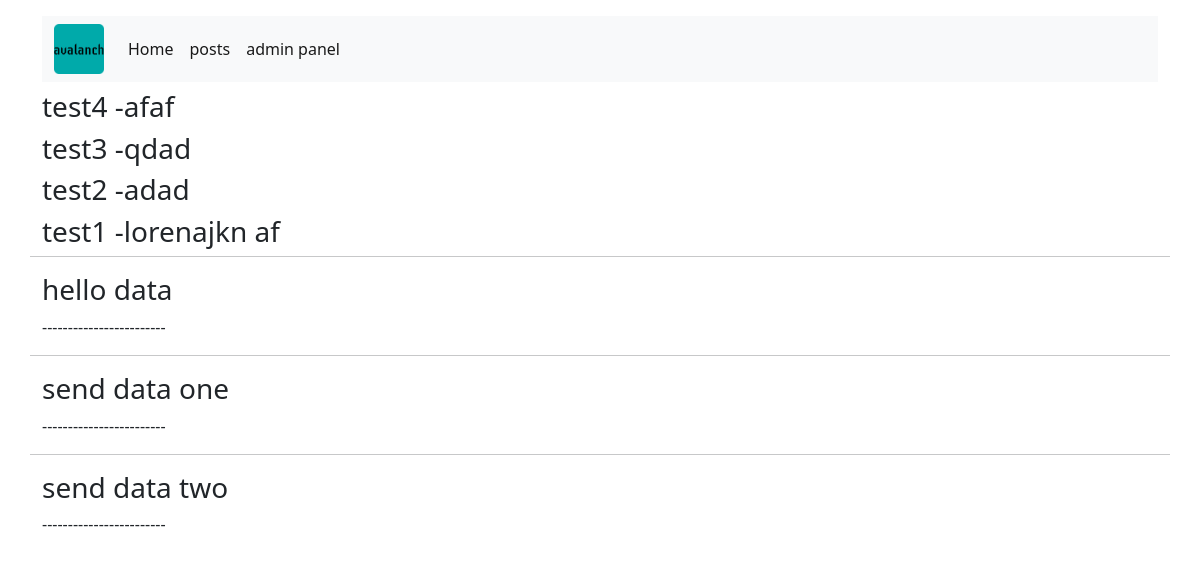
/, run on an earlier commit of the app's database.
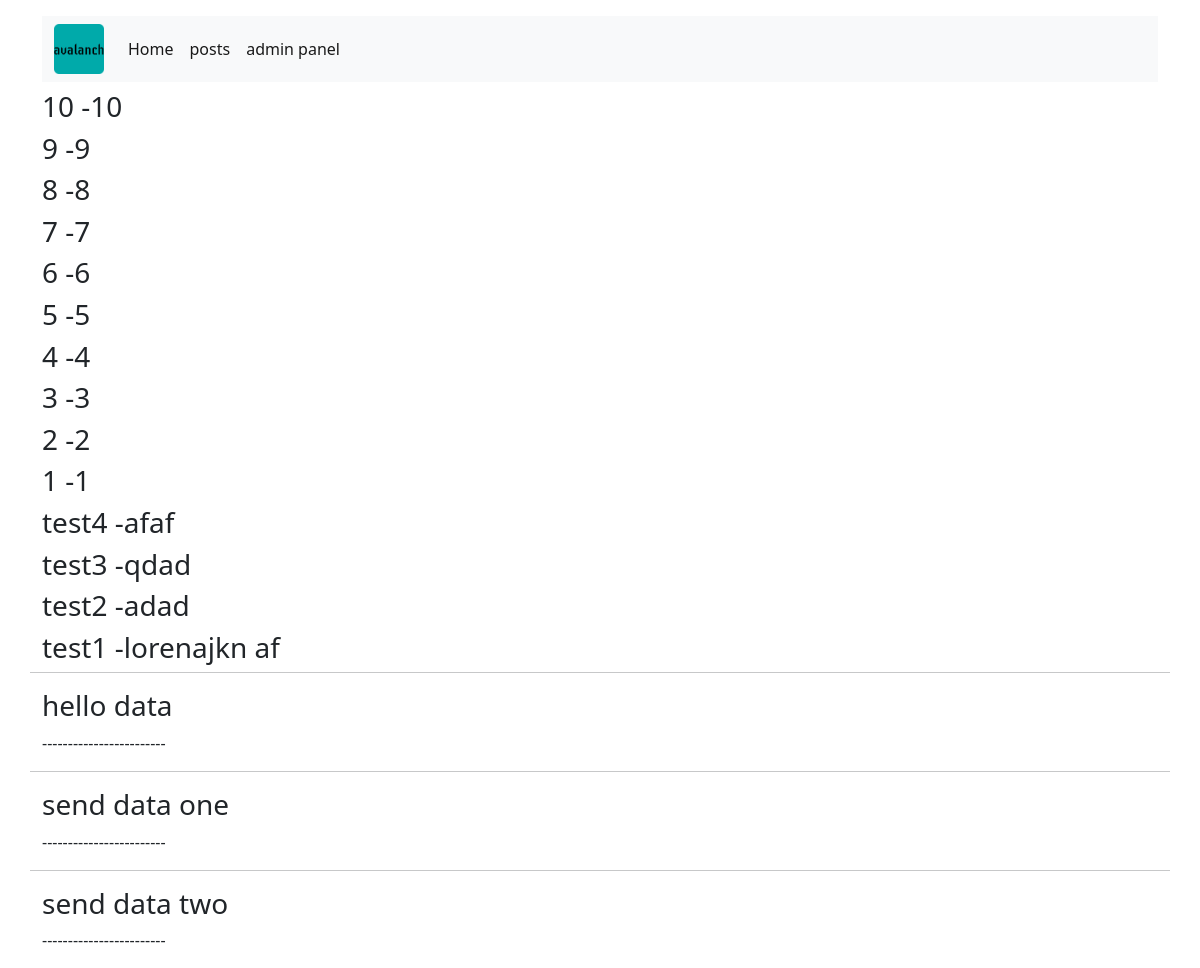
And on a later commit of the database.
### posts/models.py (models this page shows, shortened)
class Post(models.Model):
    title = models.CharField(max_length=200)
    body = models.TextField()
    liked = models.ManyToManyField(User, blank=True)
    author = models.ForeignKey(Profile, on_delete=models.CASCADE)
    updated = models.DateTimeField(auto_now=True)
    created = models.DateTimeField(auto_now_add=True)
    class Meta:
        ordering = ('-created',)  # remember that is tuple!!

### posts/views.py (the view)
# urls.py: path('', post_list, name='post-list'),
def post_list(request):
    posts = Post.objects.all()
    return render(request, 'posts/post.html', {
        'posts': posts
    })

### templates/posts/post.html (shortened to what this page needs)
{% extends 'shared/base.html' %}
{% load static %}
{% block content %}
    <div class="row">
        <div class="col-md-12">
            {% for post in posts %}
                <h3>{{ post.title }} -{{ post.body }}</h3>
            {% endfor %}
        </div>
        <hr>
        <div class="col-md-12">
            <h3>hello data</h3>
            <p>------------------------</p>
        </div>
        <hr>
        <div class="col-md-12">
            <h3>send data one</h3>
            <p>------------------------</p>
        </div>
        <hr>
        <div class="col-md-12">
            <h3>send data two</h3>
            <p>------------------------</p>
        </div>
    </div>
{% endblock %}

### templates/shared/base.html (shortened to what this page needs)
{% load static %}
<!DOCTYPE html>
<html lang="en">
<head>
    <link href="https://cdn.jsdelivr.net/npm/bootstrap@5.0.2/dist/css/bootstrap.min.css"
          rel="stylesheet"
>
    <link rel="stylesheet" href="{% static 'css/custom.css' %}">
</head>
<body>
<div class="container mt-3">
    {% include 'shared/nav.html' %}
    {% block content %}
    {% endblock %}
</div>
</body>
</html>

### templates/shared/nav.html
{% load static %}
<nav class="navbar navbar-expand-lg navbar-light bg-light mb-2">
    <div class="container-fluid">
        <div>
            <a class="navbar-brand" href="{% url 'posts' %}">
                <img src="{% static 'favicon.png' %}" alt="" width="50" height="50">
            </a>
        </div>
        <div class="collapse navbar-collapse" id="navbarNavAltMarkup">
            <div class="navbar-nav">
                <a class="nav-link active" aria-current="page"
                   href="{% url 'post-list' %}">Home</a>
                <a class="nav-link active" href="{% url 'posts' %}">posts</a>
                <a class="nav-link active" href="/admin/">admin panel</a>
            </div>
        </div>
    </div>
</nav>

What changed in the data, as far as the page shows it:
added Post: title "10", body "10"
added Post: title "9", body "9"
added Post: title "8", body "8"
added Post: title "7", body "7"
added Post: title "6", body "6"
added Post: title "5", body "5"
added Post: title "4", body "4"
added Post: title "3", body "3"
added Post: title "2", body "2"
added Post: title "1", body "1"
